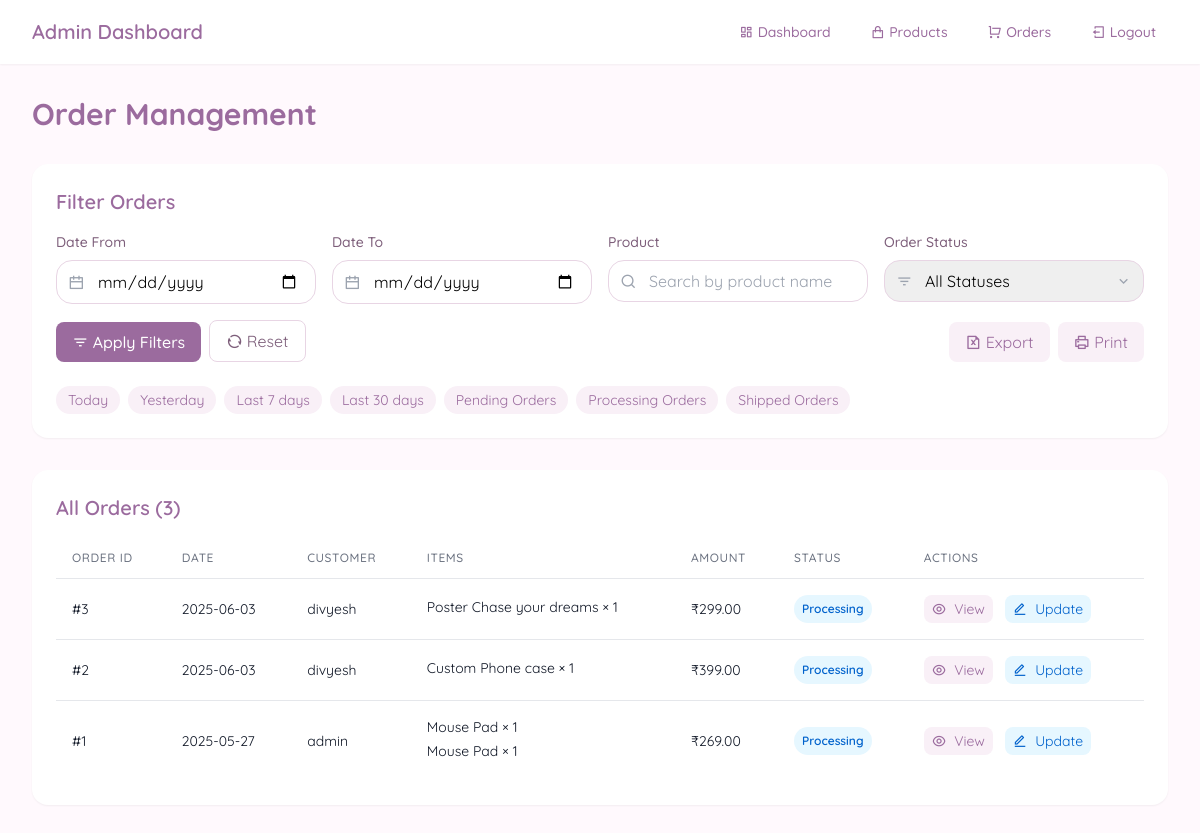
Page /admin/orders (signed in) on the earlier database version.
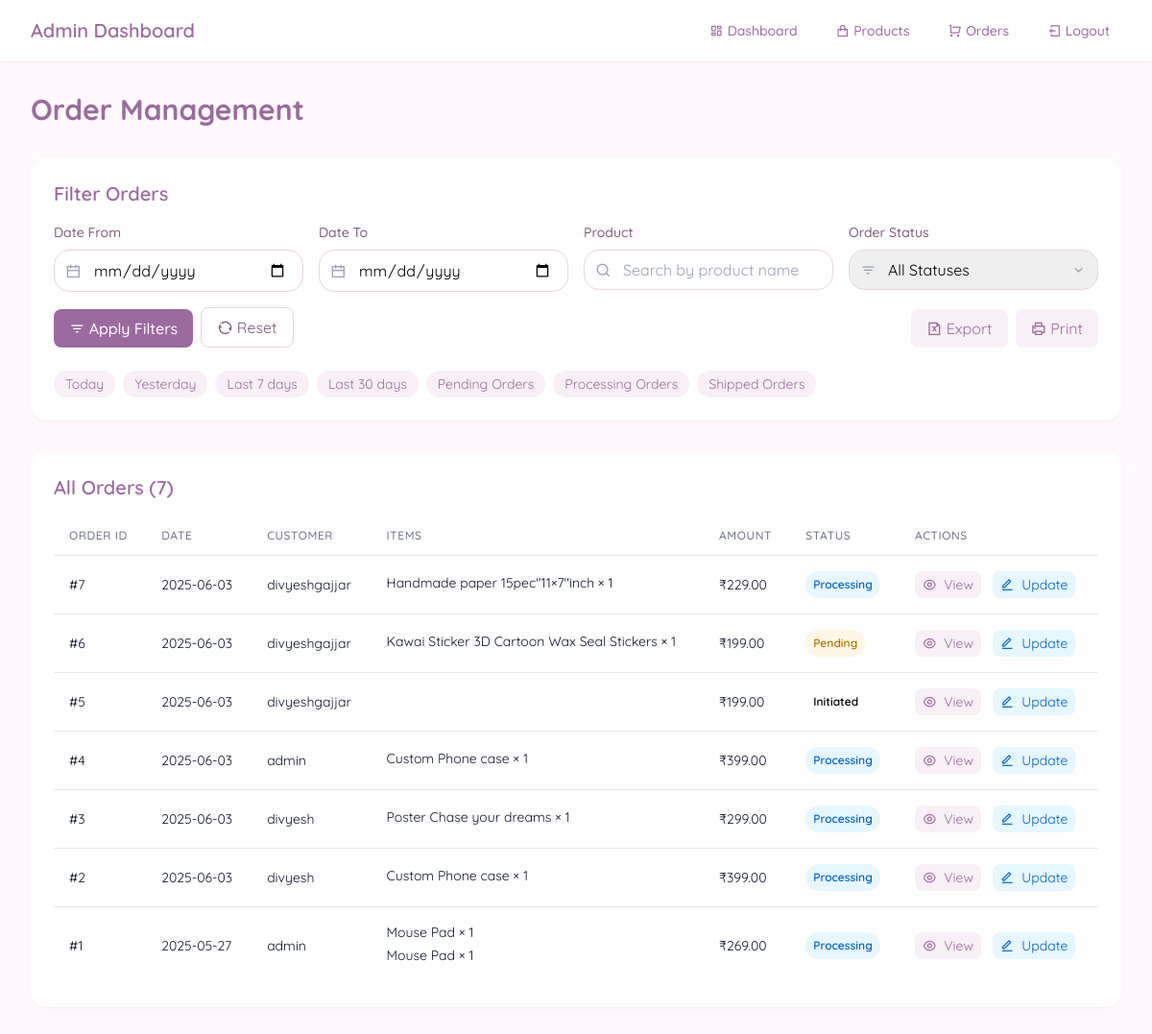
Same page on the later database version.
### app.py (models this page shows, shortened)
class Order(db.Model):
    id = db.Column(db.Integer, primary_key=True)
    user_id = db.Column(db.Integer, db.ForeignKey('user.id'), nullable=False)
    order_date = db.Column(db.DateTime, nullable=False)
    status = db.Column(db.String(20), default='pending')
    total_amount = db.Column(db.Float, nullable=False)
    items = db.relationship('OrderItem', backref='order', lazy=True)
    customer_name = db.Column(db.String(100))
    email = db.Column(db.String(120))
    phone = db.Column(db.String(20))
    address = db.Column(db.Text)
    payment_method = db.Column(db.String(50), default='Credit Card')
    payment_status = db.Column(db.String(20), default='Paid')
    tracking_number = db.Column(db.String(50))
    razorpay_order_id = db.Column(db.String(100), unique=True, nullable=True) # Add field to store Razorpay order ID

class User(UserMixin, db.Model):
    id = db.Column(db.Integer, primary_key=True)
    username = db.Column(db.String(80), unique=True, nullable=False)
    email = db.Column(db.String(120), unique=True, nullable=False)
    password_hash = db.Column(db.String(128))
    user_type = db.Column(db.String(20), default='customer')  # 'customer' or 'admin'
    orders = db.relationship('Order', backref='user', lazy=True)
    wishlists = db.relationship('Wishlist', backref='user', lazy=True)

class OrderItem(db.Model):
    id = db.Column(db.Integer, primary_key=True)
    order_id = db.Column(db.Integer, db.ForeignKey('order.id'), nullable=False)
    product_name = db.Column(db.String(100), nullable=False)
    quantity = db.Column(db.Integer, nullable=False)
    price = db.Column(db.Float, nullable=False)
    model = db.Column(db.String(100))  # Add model field for customization
    custom_image = db.Column(db.String(255))  # New field for customization image

### app.py (the view, shortened to what this page needs)
@app.route('/admin/orders')
@login_required
def admin_orders():
    if current_user.user_type != 'admin':
        flash('Access denied')
        return redirect(url_for('index'))
    date_from = request.args.get('date_from')
    date_to = request.args.get('date_to')
    product_search = request.args.get('product')
    status = request.args.get('status')
    query = Order.query
    if date_from:
        try:
            date_from = datetime.strptime(date_from, '%Y-%m-%d')
            query = query.filter(Order.order_date >= date_from)
        except ValueError:
            flash('Invalid date format for "Date From"')
    if status:
        query = query.filter(Order.status == status)
    orders = query.order_by(Order.order_date.desc()).all()
    return render_template('admin_orders.html', orders=orders)

### app.py (called while the page is built)
@login_manager.user_loader
def load_user(user_id):
    return User.query.get(int(user_id))

### templates/admin_orders.html (shortened to what this page needs)
<!DOCTYPE html>
<html lang="en">
<head>
    <script src="https://cdn.tailwindcss.com/3.4.16"></script>
    <link href="https://cdnjs.cloudflare.com/ajax/libs/remixicon/4.6.0/remixicon.min.css" rel="stylesheet">
</head>
<body>
    <nav class="bg-white/90 backdrop-blur-sm sticky top-0 z-50 shadow-sm">
        <div class="max-w-7xl mx-auto px-4 sm:px-6 lg:px-8">
            <div class="flex justify-between items-center h-16">
                <div class="flex-shrink-0 flex items-center">
                    <a href="/admin/dashboard" class="font-semibold text-xl text-primary">Admin Dashboard</a>
                </div>
                <div class="flex items-center space-x-4">
                    <a href="/admin/dashboard" class="text-primary hover:text-[#D4B6D0] px-3 py-2 text-sm font-medium">
                        <i class="ri-dashboard-line mr-1"></i>Dashboard
                    </a>
                    <a href="/admin/add_product" class="text-primary hover:text-[#D4B6D0] px-3 py-2 text-sm font-medium">
                        <i class="ri-shopping-bag-line mr-1"></i>Products
                    </a>
                    <a href="/admin/orders" class="text-primary hover:text-[#D4B6D0] px-3 py-2 text-sm font-medium font-bold">
                        <i class="ri-shopping-cart-line mr-1"></i>Orders
                    </a>
                    <a href="{{ url_for('logout') }}" class="text-primary hover:text-[#D4B6D0] px-3 py-2 text-sm font-medium">
                        <i class="ri-logout-box-line mr-1"></i>Logout
                    </a>
                </div>
            </div>
        </div>
    </nav>
    <div class="max-w-7xl mx-auto px-4 sm:px-6 lg:px-8 py-8">
        <div class="flex justify-between items-center mb-8">
            <h2 class="text-3xl font-bold text-primary">Order Management</h2>
        </div>
        <div class="bg-white rounded-lg shadow-sm p-6 mb-8">
            <h3 class="text-xl font-semibold text-primary mb-4">Filter Orders</h3>
            <form method="GET" action="{{ url_for('admin_orders') }}" class="grid grid-cols-1 md:grid-cols-4 gap-4">
                <div>
                    <label class="block text-sm font-medium text-[#7D5E7A] mb-2">Date From</label>
                    <div class="relative">
                        <div class="absolute inset-y-0 left-0 pl-3 flex items-center pointer-events-none">
                        </div>
                        <input type="date" name="date_from" value="{{ request.args.get('date_from', '') }}"
                            class="w-full pl-10 px-4 py-2 border border-[#E8D5E4] rounded-lg focus:outline-none focus:ring-2 focus:ring-[#E8D5E4]">
                    </div>
                </div>
                <div>
                    <label class="block text-sm font-medium text-[#7D5E7A] mb-2">Date To</label>
                    <div class="relative">
                        <div class="absolute inset-y-0 left-0 pl-3 flex items-center pointer-events-none">
                        </div>
                        <input type="date" name="date_to" value="{{ request.args.get('date_to', '') }}"
                            class="w-full pl-10 px-4 py-2 border border-[#E8D5E4] rounded-lg focus:outline-none focus:ring-2 focus:ring-[#E8D5E4]">
                    </div>
                </div>
                <div>
                    <label class="block text-sm font-medium text-[#7D5E7A] mb-2">Product</label>
                    <div class="relative">
                        <div class="absolute inset-y-0 left-0 pl-3 flex items-center pointer-events-none">
                        </div>
                        <input type="text" name="product" value="{{ request.args.get('product', '') }}" placeholder="Search by product name"
                            class="w-full pl-10 px-4 py-2 border border-[#E8D5E4] rounded-lg focus:outline-none focus:ring-2 focus:ring-[#E8D5E4]">
                    </div>
                </div>
                <div>
                    <label class="block text-sm font-medium text-[#7D5E7A] mb-2">Order Status</label>
                    <div class="relative">
                        <div class="absolute inset-y-0 left-0 pl-3 flex items-center pointer-events-none">
                        </div>
                        <select name="status" class="w-full pl-10 px-4 py-2 border border-[#E8D5E4] rounded-lg focus:outline-none focus:ring-2 focus:ring-[#E8D5E4] appearance-none">
                            <option value="">All Statuses</option>
                        </select>
                        <div class="absolute inset-y-0 right-0 flex items-center pr-3 pointer-events-none">
                        </div>
                    </div>
                </div>
                <div class="flex items-end md:col-span-4 gap-2">
                    <button type="submit" class="bg-primary hover:bg-[#D4B6D0] text-white px-4 py-2 rounded-button font-medium transition-all duration-300 flex items-center">
                        <i class="ri-filter-3-line mr-1"></i> Apply Filters
                    </button>
                    <a href="{{ url_for('admin_orders') }}" class="px-4 py-2 border border-[#E8D5E4] text-[#7D5E7A] rounded-button hover:bg-[#F9F0F7] transition-all duration-300 flex items-center">
                        <i class="ri-refresh-line mr-1"></i> Reset
                    </a>
                    <div class="ml-auto flex gap-2">
                        <button type="button" class="px-4 py-2 bg-[#F9F0F7] text-primary rounded-button hover:bg-[#E8D5E4] transition-all duration-300 flex items-center">
                            <i class="ri-file-excel-line mr-1"></i> Export
                        </button>
                        <button type="button" class="px-4 py-2 bg-[#F9F0F7] text-primary rounded-button hover:bg-[#E8D5E4] transition-all duration-300 flex items-center">
                            <i class="ri-printer-line mr-1"></i> Print
                        </button>
                    </div>
                </div>
                <div class="md:col-span-4 flex flex-wrap gap-2 mt-2">
                    <button type="button" onclick="quickFilter('today')" class="px-3 py-1 text-sm bg-[#F9F0F7] text-primary rounded-full hover:bg-[#E8D5E4] transition-all duration-300">
                        Today
                    </button>
                    <button type="button" onclick="quickFilter('yesterday')" class="px-3 py-1 text-sm bg-[#F9F0F7] text-primary rounded-full hover:bg-[#E8D5E4] transition-all duration-300">
                        Yesterday
                    </button>
                    <button type="button" onclick="quickFilter('last7days')" class="px-3 py-1 text-sm bg-[#F9F0F7] text-primary rounded-full hover:bg-[#E8D5E4] transition-all duration-300">
                        Last 7 days
                    </button>
                    <button type="button" onclick="quickFilter('last30days')" class="px-3 py-1 text-sm bg-[#F9F0F7] text-primary rounded-full hover:bg-[#E8D5E4] transition-all duration-300">
                        Last 30 days
                    </button>
                    <button type="button" onclick="quickFilter('pending')" class="px-3 py-1 text-sm bg-[#F9F0F7] text-primary rounded-full hover:bg-[#E8D5E4] transition-all duration-300">
                        Pending Orders
                    </button>
                    <button type="button" onclick="quickFilter('processing')" class="px-3 py-1 text-sm bg-[#F9F0F7] text-primary rounded-full hover:bg-[#E8D5E4] transition-all duration-300">
                        Processing Orders
                    </button>
                    <button type="button" onclick="quickFilter('shipped')" class="px-3 py-1 text-sm bg-[#F9F0F7] text-primary rounded-full hover:bg-[#E8D5E4] transition-all duration-300">
                        Shipped Orders
                    </button>
                </div>
            </form>
        </div>
        <div class="bg-white rounded-lg shadow-sm p-6">
            <h3 class="text-xl font-semibold text-primary mb-4">All Orders ({{ orders|length }})</h3>
            {% if orders %}
            <div class="overflow-x-auto">
                <table class="min-w-full divide-y divide-gray-200">
                    <thead>
                        <tr>
                            <th class="px-4 py-3 text-left text-xs font-medium text-gray-500 uppercase tracking-wider">Order ID</th>
                            <th class="px-4 py-3 text-left text-xs font-medium text-gray-500 uppercase tracking-wider">Date</th>
                            <th class="px-4 py-3 text-left text-xs font-medium text-gray-500 uppercase tracking-wider">Customer</th>
                            <th class="px-4 py-3 text-left text-xs font-medium text-gray-500 uppercase tracking-wider">Items</th>
                            <th class="px-4 py-3 text-left text-xs font-medium text-gray-500 uppercase tracking-wider">Amount</th>
                            <th class="px-4 py-3 text-left text-xs font-medium text-gray-500 uppercase tracking-wider">Status</th>
                            <th class="px-4 py-3 text-left text-xs font-medium text-gray-500 uppercase tracking-wider">Actions</th>
                        </tr>
                    </thead>
                    <tbody class="bg-white divide-y divide-gray-200">
                        {% for order in orders %}
                        <tr>
                            <td class="px-4 py-4 whitespace-nowrap text-sm text-gray-900">#{{ order.id }}</td>
                            <td class="px-4 py-4 whitespace-nowrap text-sm text-gray-900">{{ order.order_date.strftime('%Y-%m-%d') }}</td>
                            <td class="px-4 py-4 whitespace-nowrap text-sm text-gray-900">{{ order.user.username }}</td>
                            <td class="px-4 py-4 text-sm text-gray-900">
                                {% for item in order.items %}
                                <div class="mb-1">{{ item.product_name }} × {{ item.quantity }}</div>
                                {% endfor %}
                            </td>
                            <td class="px-4 py-4 whitespace-nowrap text-sm text-gray-900">₹{{ "%.2f"|format(order.total_amount) }}</td>
                            <td class="px-4 py-4 whitespace-nowrap">
                                <span class="px-2 py-1 inline-flex text-xs leading-5 font-semibold rounded-full status-{{ order.status }}">
                                    {{ order.status|title }}
                                </span>
                            </td>
                            <td class="px-4 py-4 whitespace-nowrap text-sm space-x-2">
                                <button onclick="openOrderDetails({{ order.id }})" class="text-primary hover:text-[#D4B6D0] bg-[#F9F0F7] px-2 py-1 rounded">
                                    <i class="ri-eye-line mr-1"></i> View
                                </button>
                                <button onclick="openUpdateStatus({{ order.id }}, '{{ order.status }}')" class="text-[#0062cc] hover:text-[#0050b3] bg-[#e6f7ff] px-2 py-1 rounded">
                                    <i class="ri-edit-line mr-1"></i> Update
                                </button>
                            </td>
                        </tr>
                        {% endfor %}
                    </tbody>
                </table>
            </div>
            {% else %}
            <div class="py-8 text-center text-gray-500">
                <i class="ri-shopping-bag-line text-5xl mb-4"></i>
                <p>No orders found matching your criteria</p>
            </div>
            {% endif %}
        </div>
    </div>
</body>
</html>

### templates/admin_orders.html (style rules this page uses)
body { font-family: 'Quicksand', sans-serif; background-color: #FFF9FD; }
.status-pending { background-color: #fff7e6; color: #b37400; }
.status-processing { background-color: #e6f7ff; color: #0062cc; }

Differences in the rows shown:
added Order: id "7", order_date "2025-06-03", user.username "divyeshgajjar", total_amount "229.00", status "Processing"
added OrderItem: product_name "Handmade paper 15pec\"11×7\"inch", quantity "1", shown under "7"
added Order: id "6", order_date "2025-06-03", user.username "divyeshgajjar", total_amount "199.00", status "Pending"
added OrderItem: product_name "Kawai Sticker 3D Cartoon Wax Seal Stickers", quantity "1", shown under "6"
added Order: id "5", order_date "2025-06-03", user.username "divyeshgajjar", total_amount "199.00", status "Initiated"
added Order: id "4", order_date "2025-06-03", user.username "admin", total_amount "399.00", status "Processing"
added OrderItem: product_name "Custom Phone case", quantity "1", shown under "4"
Other differences:
{{ orders|length }}: "3" → "7"
